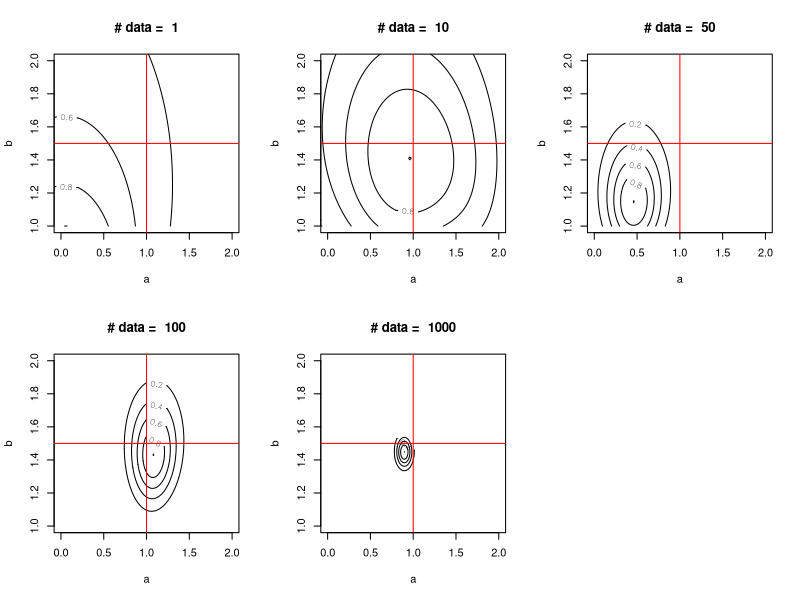

The R source for this figure: (Note: a time limit stopped this script after it produced the figure.)
library(ggplot2)

# number of data 
n.data <- c(1, 10, 50, 100, 1000, 5000)
n.sample <- 200

a.true <- 1		# km
b.true <- 1.5 	# km

a <- seq(-2, 2, 4/n.sample)
b <- seq(1, 3,	2/n.sample)

par(mfrow = c(2, 3))
for(i in n.data){
	# angle of emission
	theta <- runif(i, 0, pi)

	# position of the flash arrival
	data <- a.true + b.true * tan(theta)

	# posterior distribution is proportional to the likelihood
	# take the logarithm of the likelihood
	logL <- matrix(1, nrow = length(a), ncol = length(b))

	for(x in data){
		for(j in 1:length(a)){
			for(k in 1:length(b)){
				logL[j,k] <- logL[j,k] + log(b[k] / (b[k]^2 + (x - a[j])^2))
			}
		}
	}

	post <- logL - max(logL)
	post <- exp(post)

	df <- matrix(0, nrow = length(a)*length(b), ncol = 3)
	val <- 1
	
		for(j in 1:length(a)){
			for(k in 1:length(b)){
				df[val,1] <- a[j]
				df[val,2] <- b[k]
				df[val,3] <- post[j,k]

				val <- val+1
			}
		}

	df <- as.data.frame(df)

	contour(a, b, post,
		nlevels = 5,
		labcex = 0.5,
		xlim = c(0, 2), ylim = c(1, 2),
		main = paste("# data = ", i),
		xlab = "a", ylab = "b")
	abline(v = a.true,
		col = "red")
	abline(h = b.true,
		col = "red")
}
